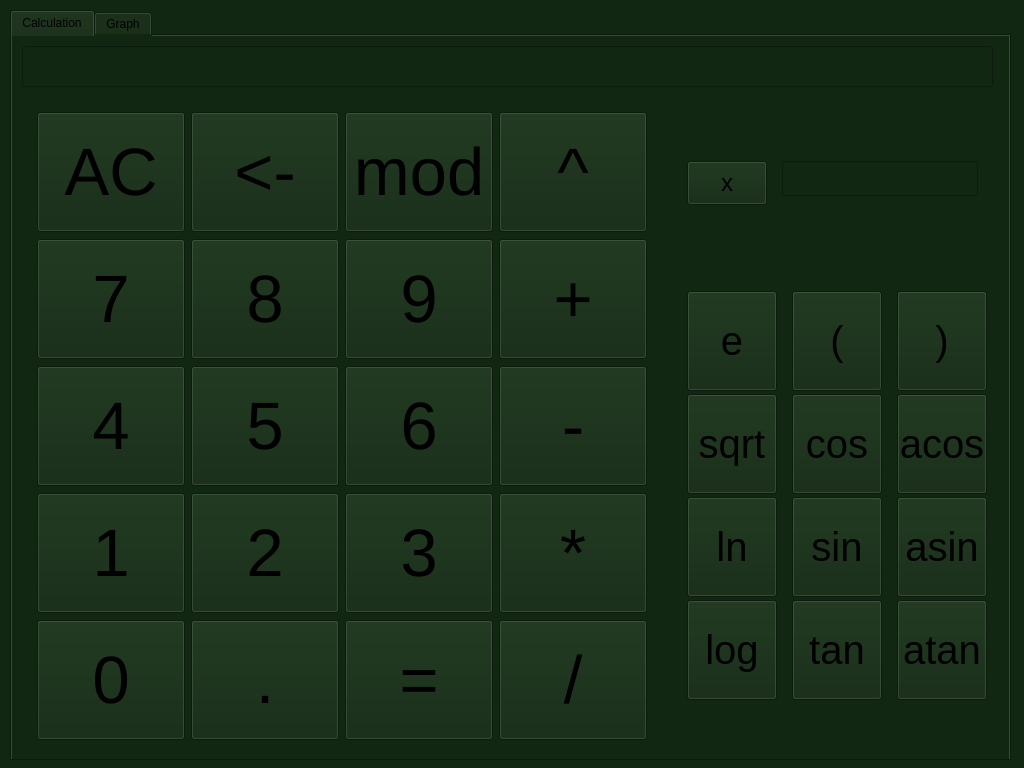
<?xml version="1.0" encoding="UTF-8"?>
<ui version="4.0">
 <class>MainWindow</class>
 <widget class="QMainWindow" name="MainWindow">
  <property name="geometry">
   <rect>
    <x>0</x>
    <y>0</y>
    <width>1024</width>
    <height>768</height>
   </rect>
  </property>
  <property name="minimumSize">
   <size>
    <width>1024</width>
    <height>768</height>
   </size>
  </property>
  <property name="maximumSize">
   <size>
    <width>1024</width>
    <height>768</height>
   </size>
  </property>
  <property name="windowTitle">
   <string>s21 Smart Calc</string>
  </property>
  <property name="styleSheet">
   <string notr="true">background-color: rgb(17, 39, 17);</string>
  </property>
  <widget class="QWidget" name="centralwidget">
   <widget class="QTabWidget" name="tab_widget">
    <property name="geometry">
     <rect>
      <x>10</x>
      <y>10</y>
      <width>1001</width>
      <height>751</height>
     </rect>
    </property>
    <property name="currentIndex">
     <number>0</number>
    </property>
    <widget class="QWidget" name="calculation_tab">
     <attribute name="title">
      <string>Calculation</string>
     </attribute>
     <widget class="QWidget" name="gridLayoutWidget">
      <property name="geometry">
       <rect>
        <x>10</x>
        <y>60</y>
        <width>640</width>
        <height>661</height>
       </rect>
      </property>
      <layout class="QGridLayout" name="main_buttons">
       <property name="leftMargin">
        <number>15</number>
       </property>
       <property name="topMargin">
        <number>15</number>
       </property>
       <property name="rightMargin">
        <number>15</number>
       </property>
       <property name="bottomMargin">
        <number>15</number>
       </property>
       <item row="1" column="3">
        <widget class="QPushButton" name="add_button">
         <property name="minimumSize">
          <size>
           <width>0</width>
           <height>120</height>
          </size>
         </property>
         <property name="font">
          <font>
           <pointsize>50</pointsize>
           <italic>false</italic>
           <bold>false</bold>
           <underline>false</underline>
           <strikeout>false</strikeout>
           <kerning>true</kerning>
          </font>
         </property>
         <property name="layoutDirection">
          <enum>Qt::LeftToRight</enum>
         </property>
         <property name="text">
          <string>+</string>
         </property>
         <attribute name="buttonGroup">
          <string notr="true">numbers_group</string>
         </attribute>
        </widget>
       </item>
       <item row="4" column="0">
        <widget class="QPushButton" name="zero_button">
         <property name="minimumSize">
          <size>
           <width>0</width>
           <height>120</height>
          </size>
         </property>
         <property name="font">
          <font>
           <pointsize>50</pointsize>
           <italic>false</italic>
           <bold>false</bold>
           <underline>false</underline>
           <strikeout>false</strikeout>
           <kerning>true</kerning>
          </font>
         </property>
         <property name="layoutDirection">
          <enum>Qt::LeftToRight</enum>
         </property>
         <property name="styleSheet">
          <string notr="true"/>
         </property>
         <property name="text">
          <string>0</string>
         </property>
         <attribute name="buttonGroup">
          <string notr="true">numbers_group</string>
         </attribute>
        </widget>
       </item>
       <item row="4" column="2">
        <widget class="QPushButton" name="calculate_button">
         <property name="minimumSize">
          <size>
           <width>0</width>
           <height>120</height>
          </size>
         </property>
         <property name="font">
          <font>
           <pointsize>50</pointsize>
           <italic>false</italic>
           <bold>false</bold>
           <underline>false</underline>
           <strikeout>false</strikeout>
           <kerning>true</kerning>
          </font>
         </property>
         <property name="layoutDirection">
          <enum>Qt::LeftToRight</enum>
         </property>
         <property name="text">
          <string>=</string>
         </property>
        </widget>
       </item>
       <item row="2" column="1">
        <widget class="QPushButton" name="five_button">
         <property name="minimumSize">
          <size>
           <width>0</width>
           <height>120</height>
          </size>
         </property>
         <property name="font">
          <font>
           <pointsize>50</pointsize>
           <italic>false</italic>
           <bold>false</bold>
           <underline>false</underline>
           <strikeout>false</strikeout>
           <kerning>true</kerning>
          </font>
         </property>
         <property name="layoutDirection">
          <enum>Qt::LeftToRight</enum>
         </property>
         <property name="styleSheet">
          <string notr="true"/>
         </property>
         <property name="text">
          <string>5</string>
         </property>
         <attribute name="buttonGroup">
          <string notr="true">numbers_group</string>
         </attribute>
        </widget>
       </item>
       <item row="3" column="3">
        <widget class="QPushButton" name="mul_button">
         <property name="minimumSize">
          <size>
           <width>0</width>
           <height>120</height>
          </size>
         </property>
         <property name="font">
          <font>
           <pointsize>50</pointsize>
           <italic>false</italic>
           <bold>false</bold>
           <underline>false</underline>
           <strikeout>false</strikeout>
           <kerning>true</kerning>
          </font>
         </property>
         <property name="layoutDirection">
          <enum>Qt::LeftToRight</enum>
         </property>
         <property name="text">
          <string>*</string>
         </property>
         <attribute name="buttonGroup">
          <string notr="true">numbers_group</string>
         </attribute>
        </widget>
       </item>
       <item row="1" column="0">
        <widget class="QPushButton" name="seven_button">
         <property name="minimumSize">
          <size>
           <width>0</width>
           <height>120</height>
          </size>
         </property>
         <property name="font">
          <font>
           <pointsize>50</pointsize>
           <italic>false</italic>
           <bold>false</bold>
           <underline>false</underline>
           <strikeout>false</strikeout>
           <kerning>true</kerning>
          </font>
         </property>
         <property name="layoutDirection">
          <enum>Qt::LeftToRight</enum>
         </property>
         <property name="styleSheet">
          <string notr="true"/>
         </property>
         <property name="text">
          <string>7</string>
         </property>
         <attribute name="buttonGroup">
          <string notr="true">numbers_group</string>
         </attribute>
        </widget>
       </item>
       <item row="1" column="1">
        <widget class="QPushButton" name="eight_button">
         <property name="minimumSize">
          <size>
           <width>0</width>
           <height>120</height>
          </size>
         </property>
         <property name="font">
          <font>
           <pointsize>50</pointsize>
           <italic>false</italic>
           <bold>false</bold>
           <underline>false</underline>
           <strikeout>false</strikeout>
           <kerning>true</kerning>
          </font>
         </property>
         <property name="layoutDirection">
          <enum>Qt::LeftToRight</enum>
         </property>
         <property name="styleSheet">
          <string notr="true"/>
         </property>
         <property name="text">
          <string>8</string>
         </property>
         <attribute name="buttonGroup">
          <string notr="true">numbers_group</string>
         </attribute>
        </widget>
       </item>
       <item row="2" column="2">
        <widget class="QPushButton" name="six_button">
         <property name="minimumSize">
          <size>
           <width>0</width>
           <height>120</height>
          </size>
         </property>
         <property name="font">
          <font>
           <pointsize>50</pointsize>
           <italic>false</italic>
           <bold>false</bold>
           <underline>false</underline>
           <strikeout>false</strikeout>
           <kerning>true</kerning>
          </font>
         </property>
         <property name="layoutDirection">
          <enum>Qt::LeftToRight</enum>
         </property>
         <property name="styleSheet">
          <string notr="true"/>
         </property>
         <property name="text">
          <string>6</string>
         </property>
         <attribute name="buttonGroup">
          <string notr="true">numbers_group</string>
         </attribute>
        </widget>
       </item>
       <item row="4" column="3">
        <widget class="QPushButton" name="div_button">
         <property name="minimumSize">
          <size>
           <width>0</width>
           <height>120</height>
          </size>
         </property>
         <property name="font">
          <font>
           <pointsize>50</pointsize>
           <italic>false</italic>
           <bold>false</bold>
           <underline>false</underline>
           <strikeout>false</strikeout>
           <kerning>true</kerning>
          </font>
         </property>
         <property name="layoutDirection">
          <enum>Qt::LeftToRight</enum>
         </property>
         <property name="text">
          <string>/</string>
         </property>
         <attribute name="buttonGroup">
          <string notr="true">numbers_group</string>
         </attribute>
        </widget>
       </item>
       <item row="3" column="2">
        <widget class="QPushButton" name="three_button">
         <property name="minimumSize">
          <size>
           <width>0</width>
           <height>120</height>
          </size>
         </property>
         <property name="font">
          <font>
           <pointsize>50</pointsize>
           <italic>false</italic>
           <bold>false</bold>
           <underline>false</underline>
           <strikeout>false</strikeout>
           <kerning>true</kerning>
          </font>
         </property>
         <property name="layoutDirection">
          <enum>Qt::LeftToRight</enum>
         </property>
         <property name="styleSheet">
          <string notr="true"/>
         </property>
         <property name="text">
          <string>3</string>
         </property>
         <attribute name="buttonGroup">
          <string notr="true">numbers_group</string>
         </attribute>
        </widget>
       </item>
       <item row="3" column="0">
        <widget class="QPushButton" name="one_button">
         <property name="minimumSize">
          <size>
           <width>0</width>
           <height>120</height>
          </size>
         </property>
         <property name="font">
          <font>
           <pointsize>50</pointsize>
           <italic>false</italic>
           <bold>false</bold>
           <underline>false</underline>
           <strikeout>false</strikeout>
           <kerning>true</kerning>
          </font>
         </property>
         <property name="layoutDirection">
          <enum>Qt::LeftToRight</enum>
         </property>
         <property name="styleSheet">
          <string notr="true"/>
         </property>
         <property name="text">
          <string>1</string>
         </property>
         <attribute name="buttonGroup">
          <string notr="true">numbers_group</string>
         </attribute>
        </widget>
       </item>
       <item row="4" column="1">
        <widget class="QPushButton" name="dot_button">
         <property name="minimumSize">
          <size>
           <width>0</width>
           <height>120</height>
          </size>
         </property>
         <property name="font">
          <font>
           <pointsize>50</pointsize>
           <italic>false</italic>
           <bold>false</bold>
           <underline>false</underline>
           <strikeout>false</strikeout>
           <kerning>true</kerning>
          </font>
         </property>
         <property name="layoutDirection">
          <enum>Qt::LeftToRight</enum>
         </property>
         <property name="text">
          <string>.</string>
         </property>
         <attribute name="buttonGroup">
          <string notr="true">numbers_group</string>
         </attribute>
        </widget>
       </item>
       <item row="1" column="2">
        <widget class="QPushButton" name="nine_button">
         <property name="minimumSize">
          <size>
           <width>0</width>
           <height>120</height>
          </size>
         </property>
         <property name="font">
          <font>
           <pointsize>50</pointsize>
           <italic>false</italic>
           <bold>false</bold>
           <underline>false</underline>
           <strikeout>false</strikeout>
           <kerning>true</kerning>
          </font>
         </property>
         <property name="layoutDirection">
          <enum>Qt::LeftToRight</enum>
         </property>
         <property name="styleSheet">
          <string notr="true"/>
         </property>
         <property name="text">
          <string>9</string>
         </property>
         <attribute name="buttonGroup">
          <string notr="true">numbers_group</string>
         </attribute>
        </widget>
       </item>
       <item row="2" column="3">
        <widget class="QPushButton" name="sub_button">
         <property name="minimumSize">
          <size>
           <width>0</width>
           <height>120</height>
          </size>
         </property>
         <property name="font">
          <font>
           <pointsize>50</pointsize>
           <italic>false</italic>
           <bold>false</bold>
           <underline>false</underline>
           <strikeout>false</strikeout>
           <kerning>true</kerning>
          </font>
         </property>
         <property name="layoutDirection">
          <enum>Qt::LeftToRight</enum>
         </property>
         <property name="text">
          <string>-</string>
         </property>
         <attribute name="buttonGroup">
          <string notr="true">numbers_group</string>
         </attribute>
        </widget>
       </item>
       <item row="3" column="1">
        <widget class="QPushButton" name="two_button">
         <property name="minimumSize">
          <size>
           <width>0</width>
           <height>120</height>
          </size>
         </property>
         <property name="font">
          <font>
           <pointsize>50</pointsize>
           <italic>false</italic>
           <bold>false</bold>
           <underline>false</underline>
           <strikeout>false</strikeout>
           <kerning>true</kerning>
          </font>
         </property>
         <property name="layoutDirection">
          <enum>Qt::LeftToRight</enum>
         </property>
         <property name="styleSheet">
          <string notr="true"/>
         </property>
         <property name="text">
          <string>2</string>
         </property>
         <attribute name="buttonGroup">
          <string notr="true">numbers_group</string>
         </attribute>
        </widget>
       </item>
       <item row="2" column="0">
        <widget class="QPushButton" name="four_button">
         <property name="minimumSize">
          <size>
           <width>0</width>
           <height>120</height>
          </size>
         </property>
         <property name="font">
          <font>
           <pointsize>50</pointsize>
           <italic>false</italic>
           <bold>false</bold>
           <underline>false</underline>
           <strikeout>false</strikeout>
           <kerning>true</kerning>
          </font>
         </property>
         <property name="layoutDirection">
          <enum>Qt::LeftToRight</enum>
         </property>
         <property name="styleSheet">
          <string notr="true"/>
         </property>
         <property name="text">
          <string>4</string>
         </property>
         <attribute name="buttonGroup">
          <string notr="true">numbers_group</string>
         </attribute>
        </widget>
       </item>
       <item row="0" column="0">
        <widget class="QPushButton" name="clear_button">
         <property name="sizePolicy">
          <sizepolicy hsizetype="Minimum" vsizetype="Fixed">
           <horstretch>0</horstretch>
           <verstretch>0</verstretch>
          </sizepolicy>
         </property>
         <property name="minimumSize">
          <size>
           <width>0</width>
           <height>120</height>
          </size>
         </property>
         <property name="font">
          <font>
           <pointsize>50</pointsize>
           <italic>false</italic>
           <bold>false</bold>
           <underline>false</underline>
           <strikeout>false</strikeout>
           <kerning>true</kerning>
          </font>
         </property>
         <property name="layoutDirection">
          <enum>Qt::LeftToRight</enum>
         </property>
         <property name="text">
          <string>AC</string>
         </property>
        </widget>
       </item>
       <item row="0" column="1">
        <widget class="QPushButton" name="backspace_button">
         <property name="minimumSize">
          <size>
           <width>0</width>
           <height>120</height>
          </size>
         </property>
         <property name="font">
          <font>
           <pointsize>50</pointsize>
           <italic>false</italic>
           <bold>false</bold>
           <underline>false</underline>
           <strikeout>false</strikeout>
           <kerning>true</kerning>
          </font>
         </property>
         <property name="layoutDirection">
          <enum>Qt::LeftToRight</enum>
         </property>
         <property name="text">
          <string>&lt;-</string>
         </property>
        </widget>
       </item>
       <item row="0" column="2">
        <widget class="QPushButton" name="mod_button">
         <property name="minimumSize">
          <size>
           <width>0</width>
           <height>120</height>
          </size>
         </property>
         <property name="font">
          <font>
           <pointsize>50</pointsize>
           <italic>false</italic>
           <bold>false</bold>
           <underline>false</underline>
           <strikeout>false</strikeout>
           <kerning>true</kerning>
          </font>
         </property>
         <property name="layoutDirection">
          <enum>Qt::LeftToRight</enum>
         </property>
         <property name="text">
          <string>mod</string>
         </property>
         <attribute name="buttonGroup">
          <string notr="true">numbers_group</string>
         </attribute>
        </widget>
       </item>
       <item row="0" column="3">
        <widget class="QPushButton" name="pow_button">
         <property name="minimumSize">
          <size>
           <width>0</width>
           <height>120</height>
          </size>
         </property>
         <property name="font">
          <font>
           <pointsize>50</pointsize>
           <italic>false</italic>
           <bold>false</bold>
           <underline>false</underline>
           <strikeout>false</strikeout>
           <kerning>true</kerning>
          </font>
         </property>
         <property name="layoutDirection">
          <enum>Qt::LeftToRight</enum>
         </property>
         <property name="text">
          <string>^</string>
         </property>
         <attribute name="buttonGroup">
          <string notr="true">numbers_group</string>
         </attribute>
        </widget>
       </item>
      </layout>
     </widget>
     <widget class="QWidget" name="horizontalLayoutWidget">
      <property name="geometry">
       <rect>
        <x>660</x>
        <y>110</y>
        <width>321</width>
        <height>65</height>
       </rect>
      </property>
      <layout class="QHBoxLayout" name="x_value_field">
       <property name="spacing">
        <number>15</number>
       </property>
       <property name="leftMargin">
        <number>15</number>
       </property>
       <property name="topMargin">
        <number>15</number>
       </property>
       <property name="rightMargin">
        <number>15</number>
       </property>
       <property name="bottomMargin">
        <number>15</number>
       </property>
       <item>
        <widget class="QPushButton" name="x_button">
         <property name="minimumSize">
          <size>
           <width>0</width>
           <height>44</height>
          </size>
         </property>
         <property name="font">
          <font>
           <pointsize>18</pointsize>
           <italic>false</italic>
           <bold>false</bold>
           <underline>false</underline>
           <strikeout>false</strikeout>
           <kerning>true</kerning>
          </font>
         </property>
         <property name="layoutDirection">
          <enum>Qt::LeftToRight</enum>
         </property>
         <property name="text">
          <string>x</string>
         </property>
         <attribute name="buttonGroup">
          <string notr="true">numbers_group</string>
         </attribute>
        </widget>
       </item>
       <item>
        <widget class="QLineEdit" name="x_value_line">
         <property name="minimumSize">
          <size>
           <width>0</width>
           <height>35</height>
          </size>
         </property>
         <property name="maxLength">
          <number>255</number>
         </property>
        </widget>
       </item>
      </layout>
     </widget>
     <widget class="QWidget" name="gridLayoutWidget_2">
      <property name="geometry">
       <rect>
        <x>660</x>
        <y>240</y>
        <width>330</width>
        <height>427</height>
       </rect>
      </property>
      <layout class="QGridLayout" name="functional_buttons">
       <property name="sizeConstraint">
        <enum>QLayout::SetDefaultConstraint</enum>
       </property>
       <property name="leftMargin">
        <number>15</number>
       </property>
       <property name="topMargin">
        <number>15</number>
       </property>
       <property name="rightMargin">
        <number>15</number>
       </property>
       <property name="bottomMargin">
        <number>15</number>
       </property>
       <property name="spacing">
        <number>15</number>
       </property>
       <item row="5" column="1">
        <widget class="QPushButton" name="tan_button">
         <property name="minimumSize">
          <size>
           <width>90</width>
           <height>100</height>
          </size>
         </property>
         <property name="maximumSize">
          <size>
           <width>71</width>
           <height>100</height>
          </size>
         </property>
         <property name="font">
          <font>
           <pointsize>30</pointsize>
          </font>
         </property>
         <property name="text">
          <string>tan</string>
         </property>
         <attribute name="buttonGroup">
          <string notr="true">function_group</string>
         </attribute>
        </widget>
       </item>
       <item row="4" column="2">
        <widget class="QPushButton" name="asin_button">
         <property name="minimumSize">
          <size>
           <width>90</width>
           <height>100</height>
          </size>
         </property>
         <property name="maximumSize">
          <size>
           <width>71</width>
           <height>100</height>
          </size>
         </property>
         <property name="font">
          <font>
           <pointsize>30</pointsize>
          </font>
         </property>
         <property name="text">
          <string>asin</string>
         </property>
         <attribute name="buttonGroup">
          <string notr="true">function_group</string>
         </attribute>
        </widget>
       </item>
       <item row="3" column="2">
        <widget class="QPushButton" name="acos_button">
         <property name="minimumSize">
          <size>
           <width>90</width>
           <height>100</height>
          </size>
         </property>
         <property name="maximumSize">
          <size>
           <width>71</width>
           <height>100</height>
          </size>
         </property>
         <property name="font">
          <font>
           <pointsize>30</pointsize>
          </font>
         </property>
         <property name="text">
          <string>acos</string>
         </property>
         <attribute name="buttonGroup">
          <string notr="true">function_group</string>
         </attribute>
        </widget>
       </item>
       <item row="4" column="1">
        <widget class="QPushButton" name="sin_button">
         <property name="minimumSize">
          <size>
           <width>90</width>
           <height>100</height>
          </size>
         </property>
         <property name="maximumSize">
          <size>
           <width>71</width>
           <height>100</height>
          </size>
         </property>
         <property name="font">
          <font>
           <pointsize>30</pointsize>
          </font>
         </property>
         <property name="text">
          <string>sin</string>
         </property>
         <attribute name="buttonGroup">
          <string notr="true">function_group</string>
         </attribute>
        </widget>
       </item>
       <item row="5" column="0">
        <widget class="QPushButton" name="log_button">
         <property name="minimumSize">
          <size>
           <width>90</width>
           <height>100</height>
          </size>
         </property>
         <property name="maximumSize">
          <size>
           <width>71</width>
           <height>100</height>
          </size>
         </property>
         <property name="font">
          <font>
           <pointsize>30</pointsize>
          </font>
         </property>
         <property name="text">
          <string>log</string>
         </property>
         <attribute name="buttonGroup">
          <string notr="true">function_group</string>
         </attribute>
        </widget>
       </item>
       <item row="5" column="2">
        <widget class="QPushButton" name="atan_button">
         <property name="minimumSize">
          <size>
           <width>90</width>
           <height>100</height>
          </size>
         </property>
         <property name="maximumSize">
          <size>
           <width>71</width>
           <height>100</height>
          </size>
         </property>
         <property name="font">
          <font>
           <pointsize>30</pointsize>
          </font>
         </property>
         <property name="text">
          <string>atan</string>
         </property>
         <attribute name="buttonGroup">
          <string notr="true">function_group</string>
         </attribute>
        </widget>
       </item>
       <item row="3" column="1">
        <widget class="QPushButton" name="cos_button">
         <property name="minimumSize">
          <size>
           <width>90</width>
           <height>100</height>
          </size>
         </property>
         <property name="maximumSize">
          <size>
           <width>71</width>
           <height>100</height>
          </size>
         </property>
         <property name="font">
          <font>
           <pointsize>30</pointsize>
          </font>
         </property>
         <property name="text">
          <string>cos</string>
         </property>
         <attribute name="buttonGroup">
          <string notr="true">function_group</string>
         </attribute>
        </widget>
       </item>
       <item row="3" column="0">
        <widget class="QPushButton" name="sqrt_button">
         <property name="minimumSize">
          <size>
           <width>90</width>
           <height>100</height>
          </size>
         </property>
         <property name="maximumSize">
          <size>
           <width>71</width>
           <height>100</height>
          </size>
         </property>
         <property name="font">
          <font>
           <pointsize>30</pointsize>
          </font>
         </property>
         <property name="text">
          <string>sqrt</string>
         </property>
         <attribute name="buttonGroup">
          <string notr="true">function_group</string>
         </attribute>
        </widget>
       </item>
       <item row="4" column="0">
        <widget class="QPushButton" name="ln_button">
         <property name="minimumSize">
          <size>
           <width>90</width>
           <height>100</height>
          </size>
         </property>
         <property name="maximumSize">
          <size>
           <width>71</width>
           <height>100</height>
          </size>
         </property>
         <property name="font">
          <font>
           <pointsize>30</pointsize>
          </font>
         </property>
         <property name="text">
          <string>ln</string>
         </property>
         <attribute name="buttonGroup">
          <string notr="true">function_group</string>
         </attribute>
        </widget>
       </item>
       <item row="0" column="0">
        <widget class="QPushButton" name="exp_button">
         <property name="minimumSize">
          <size>
           <width>90</width>
           <height>100</height>
          </size>
         </property>
         <property name="maximumSize">
          <size>
           <width>71</width>
           <height>100</height>
          </size>
         </property>
         <property name="font">
          <font>
           <pointsize>30</pointsize>
          </font>
         </property>
         <property name="text">
          <string>e</string>
         </property>
         <attribute name="buttonGroup">
          <string notr="true">numbers_group</string>
         </attribute>
        </widget>
       </item>
       <item row="0" column="1">
        <widget class="QPushButton" name="left_bracket_button">
         <property name="minimumSize">
          <size>
           <width>90</width>
           <height>100</height>
          </size>
         </property>
         <property name="maximumSize">
          <size>
           <width>71</width>
           <height>100</height>
          </size>
         </property>
         <property name="font">
          <font>
           <pointsize>30</pointsize>
          </font>
         </property>
         <property name="text">
          <string>(</string>
         </property>
         <attribute name="buttonGroup">
          <string notr="true">numbers_group</string>
         </attribute>
        </widget>
       </item>
       <item row="0" column="2">
        <widget class="QPushButton" name="right_bracket_button">
         <property name="minimumSize">
          <size>
           <width>90</width>
           <height>100</height>
          </size>
         </property>
         <property name="maximumSize">
          <size>
           <width>71</width>
           <height>100</height>
          </size>
         </property>
         <property name="font">
          <font>
           <pointsize>30</pointsize>
          </font>
         </property>
         <property name="text">
          <string>)</string>
         </property>
         <attribute name="buttonGroup">
          <string notr="true">numbers_group</string>
         </attribute>
        </widget>
       </item>
      </layout>
     </widget>
     <widget class="QLineEdit" name="expression_line">
      <property name="geometry">
       <rect>
        <x>10</x>
        <y>10</y>
        <width>971</width>
        <height>41</height>
       </rect>
      </property>
      <property name="maxLength">
       <number>255</number>
      </property>
      <property name="readOnly">
       <bool>false</bool>
      </property>
     </widget>
    </widget>
    <widget class="QWidget" name="graph_tab">
     <attribute name="title">
      <string>Graph</string>
     </attribute>
     <widget class="QCustomPlot" name="plot_widget" native="true">
      <property name="geometry">
       <rect>
        <x>10</x>
        <y>10</y>
        <width>971</width>
        <height>581</height>
       </rect>
      </property>
     </widget>
     <widget class="QLineEdit" name="graph_line">
      <property name="geometry">
       <rect>
        <x>10</x>
        <y>640</y>
        <width>501</width>
        <height>31</height>
       </rect>
      </property>
      <property name="maxLength">
       <number>255</number>
      </property>
     </widget>
     <widget class="QPushButton" name="calculate_graph_button">
      <property name="geometry">
       <rect>
        <x>530</x>
        <y>600</y>
        <width>142</width>
        <height>120</height>
       </rect>
      </property>
      <property name="minimumSize">
       <size>
        <width>0</width>
        <height>120</height>
       </size>
      </property>
      <property name="font">
       <font>
        <pointsize>50</pointsize>
        <italic>false</italic>
        <bold>false</bold>
        <underline>false</underline>
        <strikeout>false</strikeout>
        <kerning>true</kerning>
       </font>
      </property>
      <property name="layoutDirection">
       <enum>Qt::LeftToRight</enum>
      </property>
      <property name="text">
       <string>Draw</string>
      </property>
     </widget>
     <widget class="QLabel" name="x_min_label">
      <property name="geometry">
       <rect>
        <x>700</x>
        <y>620</y>
        <width>41</width>
        <height>16</height>
       </rect>
      </property>
      <property name="text">
       <string>X min</string>
      </property>
     </widget>
     <widget class="QLabel" name="x_max_label">
      <property name="geometry">
       <rect>
        <x>700</x>
        <y>680</y>
        <width>41</width>
        <height>16</height>
       </rect>
      </property>
      <property name="text">
       <string>X max</string>
      </property>
     </widget>
     <widget class="QLabel" name="y_min_label">
      <property name="geometry">
       <rect>
        <x>850</x>
        <y>620</y>
        <width>41</width>
        <height>16</height>
       </rect>
      </property>
      <property name="text">
       <string>Y min</string>
      </property>
     </widget>
     <widget class="QLabel" name="y_max_label">
      <property name="geometry">
       <rect>
        <x>850</x>
        <y>680</y>
        <width>41</width>
        <height>16</height>
       </rect>
      </property>
      <property name="text">
       <string>Y max</string>
      </property>
     </widget>
     <widget class="QDoubleSpinBox" name="x_min_spin">
      <property name="geometry">
       <rect>
        <x>750</x>
        <y>618</y>
        <width>62</width>
        <height>22</height>
       </rect>
      </property>
      <property name="minimum">
       <double>-1000000.000000000000000</double>
      </property>
      <property name="maximum">
       <double>1000000.000000000000000</double>
      </property>
      <property name="value">
       <double>-3.140000000000000</double>
      </property>
     </widget>
     <widget class="QDoubleSpinBox" name="x_max_spin">
      <property name="geometry">
       <rect>
        <x>750</x>
        <y>678</y>
        <width>62</width>
        <height>22</height>
       </rect>
      </property>
      <property name="minimum">
       <double>-1000000.000000000000000</double>
      </property>
      <property name="maximum">
       <double>1000000.000000000000000</double>
      </property>
      <property name="value">
       <double>3.140000000000000</double>
      </property>
     </widget>
     <widget class="QDoubleSpinBox" name="y_min_spin">
      <property name="geometry">
       <rect>
        <x>900</x>
        <y>618</y>
        <width>62</width>
        <height>22</height>
       </rect>
      </property>
      <property name="minimum">
       <double>-1000000.000000000000000</double>
      </property>
      <property name="maximum">
       <double>1000000.000000000000000</double>
      </property>
      <property name="value">
       <double>-3.140000000000000</double>
      </property>
     </widget>
     <widget class="QDoubleSpinBox" name="y_max_spin">
      <property name="geometry">
       <rect>
        <x>900</x>
        <y>678</y>
        <width>62</width>
        <height>22</height>
       </rect>
      </property>
      <property name="minimum">
       <double>-1000000.000000000000000</double>
      </property>
      <property name="maximum">
       <double>1000000.000000000000000</double>
      </property>
      <property name="value">
       <double>3.140000000000000</double>
      </property>
     </widget>
    </widget>
   </widget>
  </widget>
 </widget>
 <customwidgets>
  <customwidget>
   <class>QCustomPlot</class>
   <extends>QWidget</extends>
   <header>qcustomplot.h</header>
   <container>1</container>
  </customwidget>
 </customwidgets>
 <resources/>
 <connections/>
 <buttongroups>
  <buttongroup name="numbers_group"/>
  <buttongroup name="function_group"/>
 </buttongroups>
</ui>
